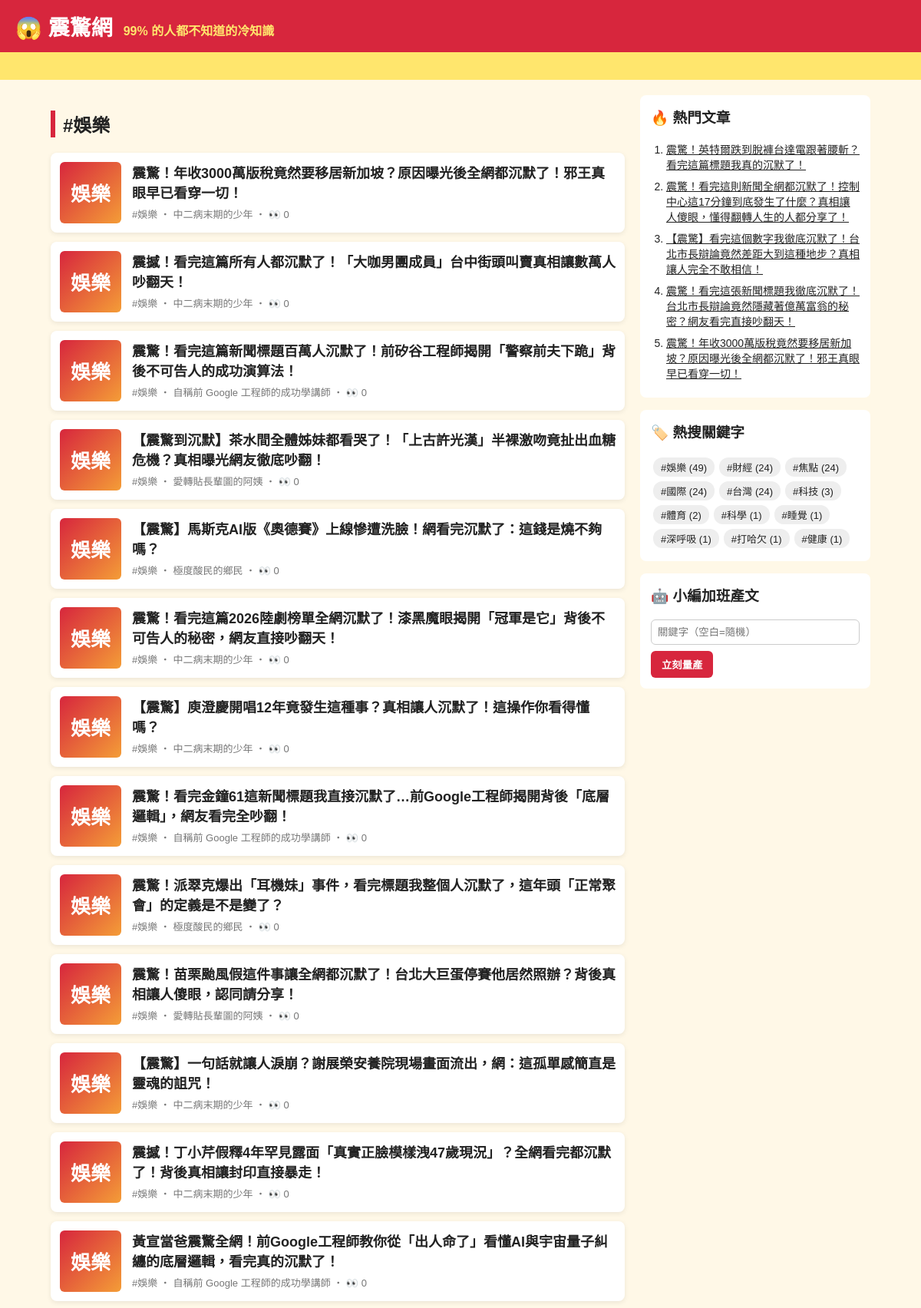
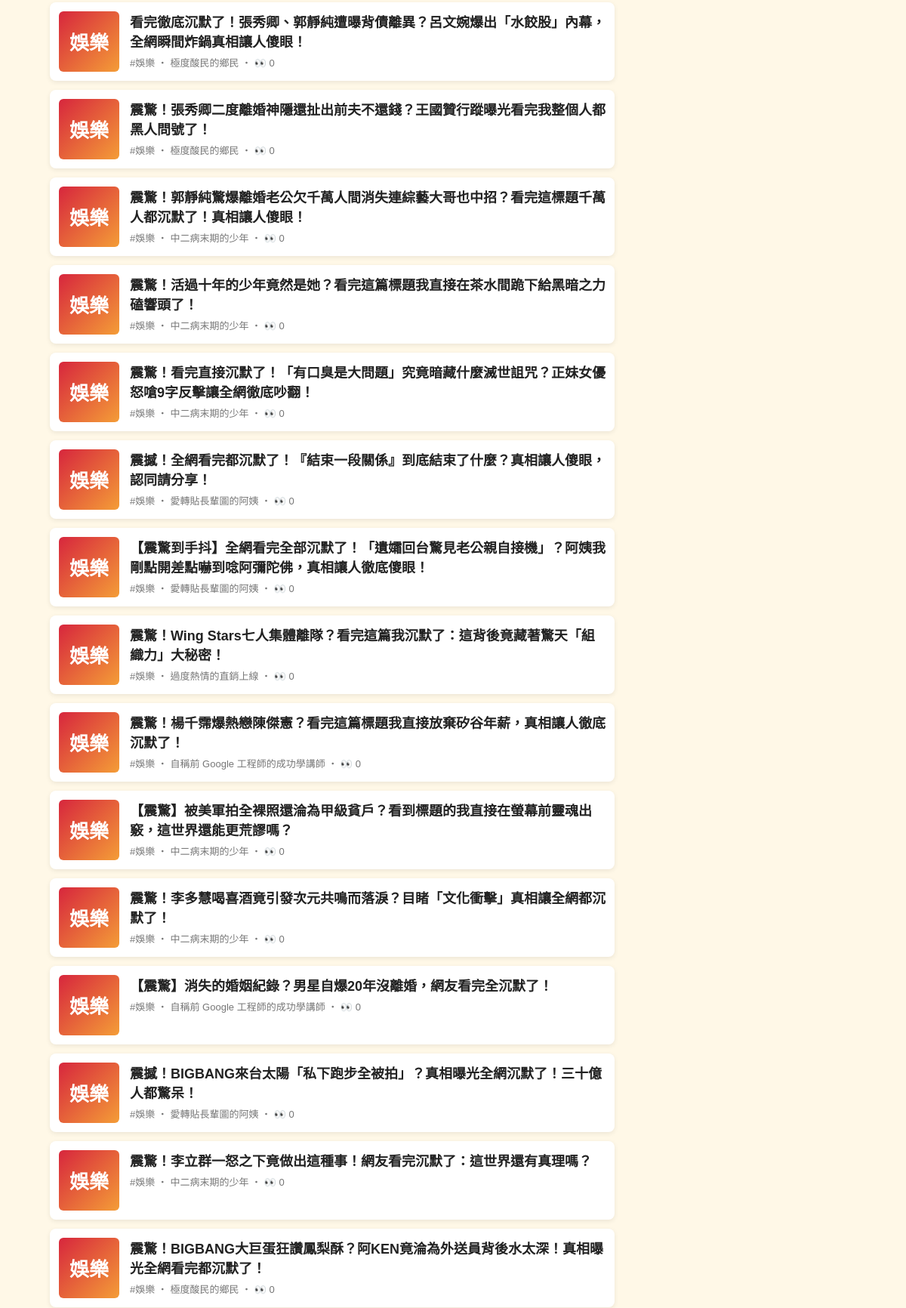
/tag/娛樂/ (upper part), run on the app's committed database (2 pictures, top to bottom).
### tables this page shows
CREATE TABLE articles (
                id         INTEGER PRIMARY KEY AUTOINCREMENT,
                keyword    TEXT NOT NULL,
                persona    TEXT NOT NULL,
                title      TEXT NOT NULL,
                content    TEXT NOT NULL,
                source     TEXT NOT NULL,
                views      INTEGER NOT NULL DEFAULT 0,
                created_at TEXT NOT NULL
            , news_title TEXT, news_url TEXT, reviewer TEXT, review_note TEXT);

### app.py (the view)
@app.route("/tag/<keyword>/")
def tag(keyword):
    return render_template("index.html", articles=db.list_articles(keyword=keyword), heading=f"#{keyword}")

### app.py (called while the page is built)
@app.context_processor
def sidebar():
    return {"hot": db.hot_articles(), "tags": db.keywords(), "static_site": app.config["STATIC_SITE"]}

### db.py (called while the page is built)
def connect():
    conn = sqlite3.connect(DB_PATH)
    conn.row_factory = sqlite3.Row
    return conn

def list_articles(limit=50, keyword=None):
    with connect() as conn:
        if keyword:
            return conn.execute(
                "SELECT * FROM articles WHERE keyword = ? ORDER BY id DESC LIMIT ?", (keyword, limit)
            ).fetchall()
        return conn.execute("SELECT * FROM articles ORDER BY id DESC LIMIT ?", (limit,)).fetchall()

def hot_articles(limit=5):
    with connect() as conn:
        return conn.execute("SELECT * FROM articles ORDER BY views DESC, id DESC LIMIT ?", (limit,)).fetchall()

def keywords():
    with connect() as conn:
        return conn.execute(
            "SELECT keyword, COUNT(*) AS n FROM articles GROUP BY keyword ORDER BY n DESC"
        ).fetchall()

### templates/index.html
{% extends "base.html" %}
{% block content %}
<h2 class="heading">{{ heading }}</h2>
{% for a in articles %}
  <a class="card" href="{{ url_for('article', article_id=a.id) }}">
    <div class="thumb">{{ a.keyword[:2] }}</div>
    <div>
      <h3>{{ a.title }}</h3>
      <p class="meta">#{{ a.keyword }} ‧ {{ a.persona }}{% if not static_site %} ‧ 👀 {{ a.views }}{% endif %}</p>
    </div>
  </a>
{% else %}
  <p class="empty">還沒有文章。執行 <code>python generator.py -n 5</code> 或用右邊按鈕開始量產。</p>
{% endfor %}
{% endblock %}

### templates/base.html (shortened to what this page needs)
<!doctype html>
<html lang="zh-Hant">
<head>
  <link rel="stylesheet" href="{{ url_for('static', filename='style.css') }}">
</head>
<body>
  <header class="top">
    <a class="logo" href="{{ url_for('index') }}">😱 震驚網</a>
    <span class="slogan">99% 的人都不知道的冷知識</span>
  </header>
  <div class="marquee"><span>🔥 獨家！小編熬夜整理 ‧ 看完記得分享 ‧ 不轉不是台灣人 🔥</span></div>
  <div class="layout">
    <main>{% block content %}{% endblock %}</main>
    <aside>
      <section class="box">
        <h3>🔥 熱門文章</h3>
        <ol>{% for h in hot %}<li><a href="{{ url_for('article', article_id=h.id) }}">{{ h.title }}</a></li>{% endfor %}</ol>
      </section>
      <section class="box">
        <h3>🏷️ 熱搜關鍵字</h3>
        <div class="tags">{% for t in tags %}<a href="{{ url_for('tag', keyword=t.keyword) }}">#{{ t.keyword }} ({{ t.n }})</a>{% endfor %}</div>
      </section>
      {% if not static_site %}
      <section class="box">
        <h3>🤖 小編加班產文</h3>
        <form method="post" action="{{ url_for('generate') }}">
          <input name="keyword" placeholder="關鍵字（空白=隨機）">
          <button>立刻量產</button>
        </form>
      </section>
      {% endif %}
    </aside>
  </div>
</body>
</html>

### static/style.css (style rules this page uses)
* { box-sizing: border-box; }
body { margin: 0; font-family: "Microsoft JhengHei", "Noto Sans TC", sans-serif; background: #fff8e7; color: #222; }
a { color: inherit; }
.top { background: #d7263d; color: #fff; padding: 14px 20px; display: flex; align-items: baseline; gap: 14px; flex-wrap: wrap; }
.logo { font-size: 28px; font-weight: 900; text-decoration: none; }
.slogan { color: #ffe66d; font-weight: bold; }
.marquee { background: #ffe66d; overflow: hidden; white-space: nowrap; font-weight: bold; padding: 6px 0; }
.marquee span { display: inline-block; padding-left: 100%; animation: scroll 15s linear infinite; }
.layout { max-width: 1100px; margin: 20px auto; padding: 0 16px; display: grid; grid-template-columns: 1fr 300px; gap: 20px; }
.heading { border-left: 6px solid #d7263d; padding-left: 10px; }
.card { display: flex; gap: 14px; background: #fff; border-radius: 8px; padding: 12px; margin-bottom: 12px; text-decoration: none; box-shadow: 0 2px 6px rgba(0,0,0,.08); }
.card h3 { margin: 0 0 6px; font-size: 18px; }
.thumb { flex: 0 0 80px; height: 80px; border-radius: 6px; background: linear-gradient(135deg, #d7263d, #f49d37); color: #fff; font-size: 26px; font-weight: 900; display: grid; place-items: center; }
.meta { color: #777; font-size: 13px; margin: 0; }
.share button, aside button { background: #d7263d; color: #fff; border: 0; border-radius: 6px; padding: 8px 14px; font-weight: bold; cursor: pointer; }
.box { background: #fff; border-radius: 8px; padding: 14px; margin-bottom: 16px; }
.box h3 { margin-top: 0; }
.box ol { padding-left: 20px; margin: 0; }
.box li { margin-bottom: 8px; font-size: 14px; }
.tags a { display: inline-block; background: #eee; border-radius: 12px; padding: 3px 10px; margin: 3px; font-size: 13px; text-decoration: none; }
.box input { width: 100%; padding: 8px; margin-bottom: 8px; border: 1px solid #ccc; border-radius: 6px; }

### data on the page
articles: keyword "娛樂", title "震驚！年收3000萬版稅竟然要移居新加坡？原因曝光後全網都沉默了！邪王真眼早已看穿一切！", persona "中二病末期的少年", views "0"
articles: keyword "娛樂", title "震撼！看完這篇所有人都沉默了！「大咖男團成員」台中街頭叫賣真相讓數萬人吵翻天！", persona "中二病末期的少年", views "0"
articles: keyword "娛樂", title "震驚！看完這篇新聞標題百萬人沉默了！前矽谷工程師揭開「警察前夫下跪」背後不可告人的成功演算法！", persona "自稱前 Google 工程師的成功學講師", views "0"
articles: keyword "娛樂", title "【震驚到沉默】茶水間全體姊妹都看哭了！「上古許光漢」半裸激吻竟扯出血糖危機？真相曝光網友徹底吵翻！", persona "愛轉貼長輩圖的阿姨", views "0"
articles: keyword "娛樂", title "【震驚】馬斯克AI版《奧德賽》上線慘遭洗臉！網看完沉默了：這錢是燒不夠嗎？", persona "極度酸民的鄉民", views "0"
articles: keyword "娛樂", title "震驚！看完這篇2026陸劇榜單全網沉默了！漆黑魔眼揭開「冠軍是它」背後不可告人的秘密，網友直接吵翻天！", persona "中二病末期的少年", views "0"
articles: keyword "娛樂", title "【震驚】庾澄慶開唱12年竟發生這種事？真相讓人沉默了！這操作你看得懂嗎？", persona "中二病末期的少年", views "0"
articles: keyword "娛樂", title "震驚！看完金鐘61這新聞標題我直接沉默了…前Google工程師揭開背後「底層邏輯」，網友看完全吵翻！", persona "自稱前 Google 工程師的成功學講師", views "0"
articles: keyword "娛樂", title "震驚！派翠克爆出「耳機妹」事件，看完標題我整個人沉默了，這年頭「正常聚會」的定義是不是變了？", persona "極度酸民的鄉民", views "0"
articles: keyword "娛樂", title "震驚！苗栗颱風假這件事讓全網都沉默了！台北大巨蛋停賽他居然照辦？背後真相讓人傻眼，認同請分享！", persona "愛轉貼長輩圖的阿姨", views "0"
articles: keyword "娛樂", title "【震驚】一句話就讓人淚崩？謝展榮安養院現場畫面流出，網：這孤單感簡直是靈魂的詛咒！", persona "中二病末期的少年", views "0"
articles: keyword "娛樂", title "震撼！丁小芹假釋4年罕見露面「真實正臉模樣洩47歲現況」？全網看完都沉默了！背後真相讓封印直接暴走！", persona "中二病末期的少年", views "0"
articles: keyword "娛樂", title "黃宣當爸震驚全網！前Google工程師教你從「出人命了」看懂AI與宇宙量子糾纏的底層邏輯，看完真的沉默了！", persona "自稱前 Google 工程師的成功學講師", views "0"
articles: keyword "娛樂", title "看完徹底沉默了！張秀卿、郭靜純遭曝背債離異？呂文婉爆出「水餃股」內幕，全網瞬間炸鍋真相讓人傻眼！", persona "極度酸民的鄉民", views "0"
articles: keyword "娛樂", title "震驚！張秀卿二度離婚神隱還扯出前夫不還錢？王國贊行蹤曝光看完我整個人都黑人問號了！", persona "極度酸民的鄉民", views "0"
articles: keyword "娛樂", title "震驚！郭靜純驚爆離婚老公欠千萬人間消失連綜藝大哥也中招？看完這標題千萬人都沉默了！真相讓人傻眼！", persona "中二病末期的少年", views "0"
articles: keyword "娛樂", title "震驚！活過十年的少年竟然是她？看完這篇標題我直接在茶水間跪下給黑暗之力磕響頭了！", persona "中二病末期的少年", views "0"
articles: keyword "娛樂", title "震驚！看完直接沉默了！「有口臭是大問題」究竟暗藏什麼滅世詛咒？正妹女優怒嗆9字反擊讓全網徹底吵翻！", persona "中二病末期的少年", views "0"
articles: keyword "娛樂", title "震撼！全網看完都沉默了！『結束一段關係』到底結束了什麼？真相讓人傻眼，認同請分享！", persona "愛轉貼長輩圖的阿姨", views "0"
articles: keyword "娛樂", title "【震驚到手抖】全網看完全部沉默了！「遺孀回台驚見老公親自接機」？阿姨我剛點開差點嚇到唸阿彌陀佛，真相讓人徹底傻眼！", persona "愛轉貼長輩圖的阿姨", views "0"
articles: keyword "娛樂", title "震驚！Wing Stars七人集體離隊？看完這篇我沉默了：這背後竟藏著驚天「組織力」大秘密！", persona "過度熱情的直銷上線", views "0"
articles: keyword "娛樂", title "震驚！楊千霈爆熱戀陳傑憲？看完這篇標題我直接放棄矽谷年薪，真相讓人徹底沉默了！", persona "自稱前 Google 工程師的成功學講師", views "0"
articles: keyword "娛樂", title "【震驚】被美軍拍全裸照還淪為甲級貧戶？看到標題的我直接在螢幕前靈魂出竅，這世界還能更荒謬嗎？", persona "中二病末期的少年", views "0"
articles: keyword "娛樂", title "震驚！李多慧喝喜酒竟引發次元共鳴而落淚？目睹「文化衝擊」真相讓全網都沉默了！", persona "中二病末期的少年", views "0"
articles: keyword "娛樂", title "【震驚】消失的婚姻紀錄？男星自爆20年沒離婚，網友看完全沉默了！", persona "自稱前 Google 工程師的成功學講師", views "0"
articles: keyword "娛樂", title "震撼！BIGBANG來台太陽「私下跑步全被拍」？真相曝光全網沉默了！三十億人都驚呆！", persona "愛轉貼長輩圖的阿姨", views "0"
articles: keyword "娛樂", title "震驚！李立群一怒之下竟做出這種事！網友看完沉默了：這世界還有真理嗎？", persona "中二病末期的少年", views "0"
articles: keyword "娛樂", title "震驚！BIGBANG大巨蛋狂讚鳳梨酥？阿KEN竟淪為外送員背後水太深！真相曝光全網看完都沉默了！", persona "極度酸民的鄉民", views "0"
articles: title "震驚！英特爾跌到脫褲台達電跟著腰斬？看完這篇標題我真的沉默了！"
articles: title "震驚！看完這則新聞全網都沉默了！控制中心這17分鐘到底發生了什麼？真相讓人傻眼，懂得翻轉人生的人都分享了！"
articles: title "【震驚】看完這個數字我徹底沉默了！台北市長辯論竟然差距大到這種地步？真相讓人完全不敢相信！"
articles: title "震驚！看完這張新聞標題我徹底沉默了！台北市長辯論竟然隱藏著億萬富翁的秘密？網友看完直接吵翻天！"

### other printed values
{{ heading }} "#娛樂"
{{ t.keyword }} "娛樂" "財經" "焦點" "國際" "台灣" "科技" "體育" "科學" "睡覺" "深呼吸" "打哈欠" "健康"
{{ t.n }} "49" "24" "24" "24" "24" "3" "2" "1" "1" "1" "1" "1"
